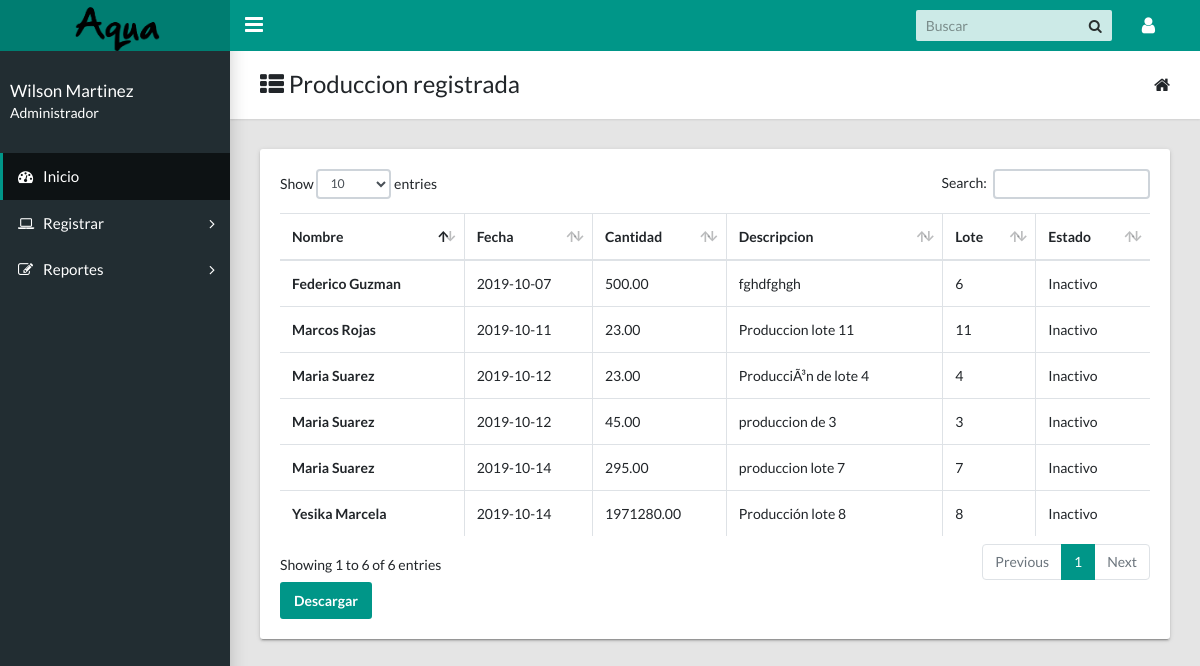
/docs/operario/consulta_produccion.php (signed in), run on the app's committed database.
### tables this page shows
CREATE TABLE `actividad` (
  `id_actividad` int(11) NOT NULL,
  `foto` varchar(45) DEFAULT NULL,
  `cantidad` decimal(10,2) DEFAULT NULL,
  `descripcion` varchar(80) DEFAULT NULL,
  `fecha` varchar(20) DEFAULT NULL,
  `fk_estanque` int(25) DEFAULT NULL,
  `fk_persona` int(25) DEFAULT NULL,
  `fk_tipo_actividad` int(25) DEFAULT NULL,
  `lote` int(11) DEFAULT NULL,
  `estado` varchar(20) DEFAULT NULL,
  `notificacion` varchar(45) DEFAULT NULL
);

CREATE TABLE `persona` (
  `id_persona` int(11) NOT NULL,
  `nombre` varchar(50) DEFAULT NULL,
  `telefono` varchar(15) DEFAULT NULL,
  `fk_rol` int(20) DEFAULT NULL,
  `login` varchar(30) DEFAULT NULL,
  `estado_pers` tinyint(1) DEFAULT NULL,
  `pasword` varchar(20) DEFAULT NULL
);

### docs/operario/consulta_produccion.php (the view, shortened to what this page needs)
<!DOCTYPE html>
<html lang="en">
<head>
    <link rel="stylesheet" type="text/css" href="../css/main.css">
    <link href="https://maxcdn.bootstrapcdn.com/font-awesome/4.7.0/css/font-awesome.min.css" rel="stylesheet" type="text/css">
    <?php
    include 'php/conect.php';
    ?>
</head>
<body class="app sidebar-mini rtl">
    <header class="app-header">
        <a class="app-header__logo" href="principal.php">
            <img src="../img/logo2.png" width="90">
        </a>
        <a aria-label="Hide Sidebar" class="app-sidebar__toggle" data-toggle="sidebar" href="#">
        </a>
        <ul class="app-nav">
            <li class="app-search">
                <input class="app-search__input" placeholder="Buscar" type="search">
                <button class="app-search__button">
                    <i class="fa fa-search">
                    </i>
                </button>
            </li>
            <li class="dropdown">
                <a aria-label="Open Profile Menu" class="app-nav__item" data-toggle="dropdown" href="#">
                    <i class="fa fa-user fa-lg">
                    </i>
                </a>
                       <?php
                       if(isset($_SESSION['usuario']))
                       {
                          ?>
            </li>
        </ul>
    </header>
 <aside class="app-sidebar">
        <div class="app-sidebar__user">
            <div>
                <p class="app-sidebar__user-name">
                    <?php echo ''.$_SESSION['nombre']. ' ' ; ?>
                </p>
                <p class="app-sidebar__user-designation">
                    <?php echo ''.$_SESSION['nombre_rol']. ' ' ; ?>
                </p>
                <?php
                }
                else{
                  ?>
                  <script language='javascript'>window.location="salir.php"</script>
                  <?php
                }
                ?>
            </div>
        </div>
        <ul class="app-menu">
            <li>
                <li><a class="app-menu__item active" href="principal.php"><i class="app-menu__icon fa fa-dashboard"></i><span class="app-menu__label">Inicio</span></a></li>
            </li>
            <li class="treeview">
                <a class="app-menu__item" data-toggle="treeview" href="#">
                    <i class="app-menu__icon fa fa-laptop">
                    </i>
                    <span class="app-menu__label">
                        Registrar
                    </span>
                    <i class="treeview-indicator fa fa-angle-right">
                    </i>
                </a>
            </li>
            <li class="treeview">
                <a class="app-menu__item" data-toggle="treeview" href="#">
                    <i class="app-menu__icon fa fa-edit">
                    </i>
                    <span class="app-menu__label">
                        Reportes
                    </span>
                    <i class="treeview-indicator fa fa-angle-right">
                    </i>
                </a>
            </li>
        </ul>
    </aside>
<main class="app-content">
  <div class="app-title">
    <div>
      <h1><i class="fa fa-th-list"></i> Produccion registrada</h1>
  </div>
  <ul class="app-breadcrumb breadcrumb side">
      <li class="breadcrumb-item"><i class="fa fa-home fa-lg"></i></li>
  </ul>
</div>
<div  class="row d-flex justify-content-center">
    <div class="col-md-12">
      <div class="tile">
        <div class="tile-body">
          <table class="table table-hover table-bordered " id="sampleTable">
            <thead>
              <tr>
                <th>Nombre</th>
                <th>Fecha</th>
                <th>Cantidad</th>
                <th>Descripcion</th>
                <th>Lote</th>
                <th>Estado</th>
            </tr>
        </thead>
        <tbody>
          <?php
          try{
            $sql="SELECT  nombre,fecha,cantidad,descripcion,lote, 'Inactivo' AS estado_lote FROM  actividad INNER JOIN persona ON (fk_persona=id_persona)  WHERE fk_tipo_actividad=6";
            $resul=$base->prepare($sql);
            $resul->execute(array());
            while($consulta=$resul->fetch(PDO::FETCH_ASSOC)){
              ?>
              <tr>
                <th><?php echo$consulta['nombre'];?></th>
                <td><?php echo$consulta['fecha'];?></td>
                <td><?php echo$consulta['cantidad'];?></td>
                <td><?php echo$consulta['descripcion'];?></td>
                <td><?php echo$consulta['lote'];?></td>
                <td><?php echo$consulta['estado_lote'];?></td>
            </tr>
            <?php
        }
    }
    catch(Exception $e){
     die('Error:' .$e->getMessage());
 }
 ?>
</tbody>
</table>
<td>
    <a href="../reportes/produccion.php" class="btn btn-primary"> Descargar </a>
</td>
</div>
</div>
</div>
</div>
</main>
</body>
</html>

### data on the page
actividad: fk_persona.nombre "Federico Guzman", fecha "2019-10-07", cantidad "500.00", descripcion "fghdfghgh", lote "6", estado_lote "Inactivo"
actividad: fk_persona.nombre "Marcos Rojas", fecha "2019-10-11", cantidad "23.00", descripcion "Produccion lote 11", lote "11", estado_lote "Inactivo"
actividad: fk_persona.nombre "Maria Suarez", fecha "2019-10-12", cantidad "23.00", descripcion "ProducciÃ³n de lote 4", lote "4", estado_lote "Inactivo"
actividad: fk_persona.nombre "Maria Suarez", fecha "2019-10-12", cantidad "45.00", descripcion "produccion de 3", lote "3", estado_lote "Inactivo"
actividad: fk_persona.nombre "Yesika Marcela", fecha "2019-10-14", cantidad "1971280.00", descripcion "Producción lote 8", lote "8", estado_lote "Inactivo"
actividad: fk_persona.nombre "Maria Suarez", fecha "2019-10-14", cantidad "295.00", descripcion "produccion lote 7", lote "7", estado_lote "Inactivo"

### other printed values
$_SESSION['nombre'] "Wilson Martinez"
$_SESSION['nombre_rol'] "Administrador"
